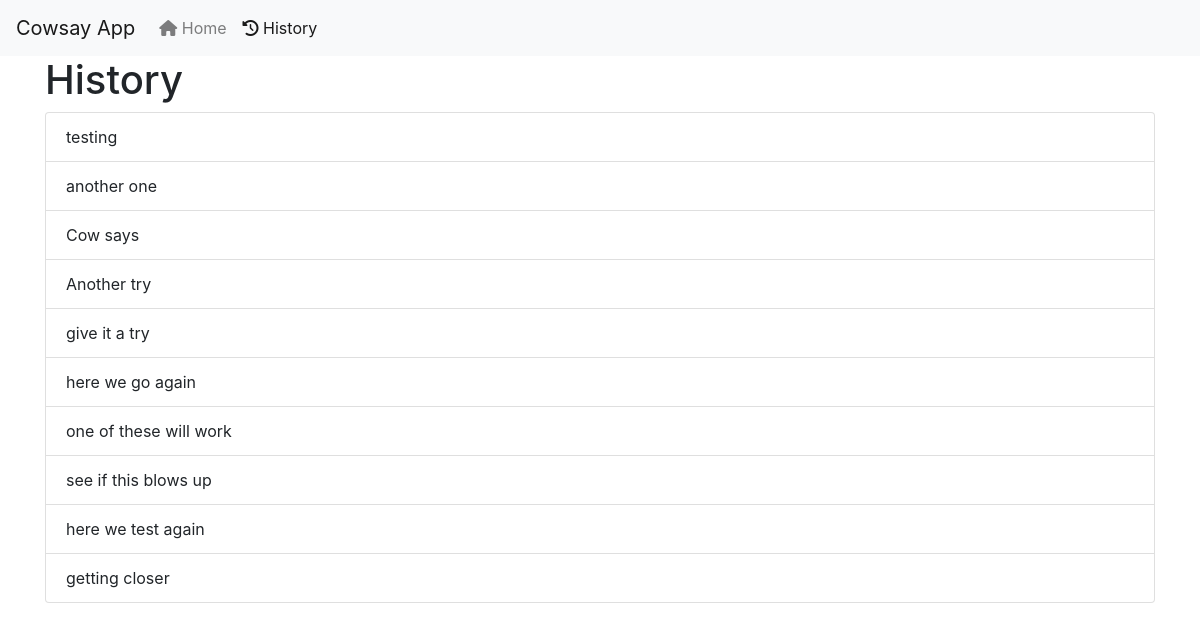
The page /history/ on the database its author committed.
### homepage/models.py (models this page shows)
class Sayings(models.Model):
    text = models.CharField(max_length=100)
    def __str__(self):
        return self.text

### homepage/views.py (the view)
# urls.py: path('history/', views.history_view, name="history"),
def history_view(request):
    sayings = Sayings.objects.all()[:10]
    return render(
        request, "history.html", {"title": "Cowsay App", "data": sayings})

### templates/history.html (shortened to what this page needs)
<link rel="stylesheet" href="https://stackpath.bootstrapcdn.com/bootstrap/4.5.1/css/bootstrap.min.css">
  <nav class="navbar navbar-expand-lg navbar-light bg-light">
    <a class="navbar-brand" href="#">{{ title }}</a>
    <div class="collapse navbar-collapse" id="navbarNavAltMarkup">
      <div class="navbar-nav">
        <a class="nav-link " href="/"> <i class="fas fa-home"></i> Home <span class="sr-only">(current)</span></a>
        <a class="nav-link active" href="/history/"><i class="fas fa-history"></i> History</a>
      </div>
    </div>
  </nav>
<div class="container">
    <h1>History</h1>
    <ul class="list-group">
        {% for item in data %}
        <li class="list-group-item">{{item}}</li>
        {% endfor %}
    </ul>
</div>

### rows shown on the page
Sayings: text "testing"
Sayings: text "another one"
Sayings: text "Cow says"
Sayings: text "Another try"
Sayings: text "give it a try"
Sayings: text "here we go again"
Sayings: text "one of these will work"
Sayings: text "see if this blows up"
Sayings: text "here we test again"
Sayings: text "getting closer"

### other values the page prints
{{ title }} "Cowsay App"
